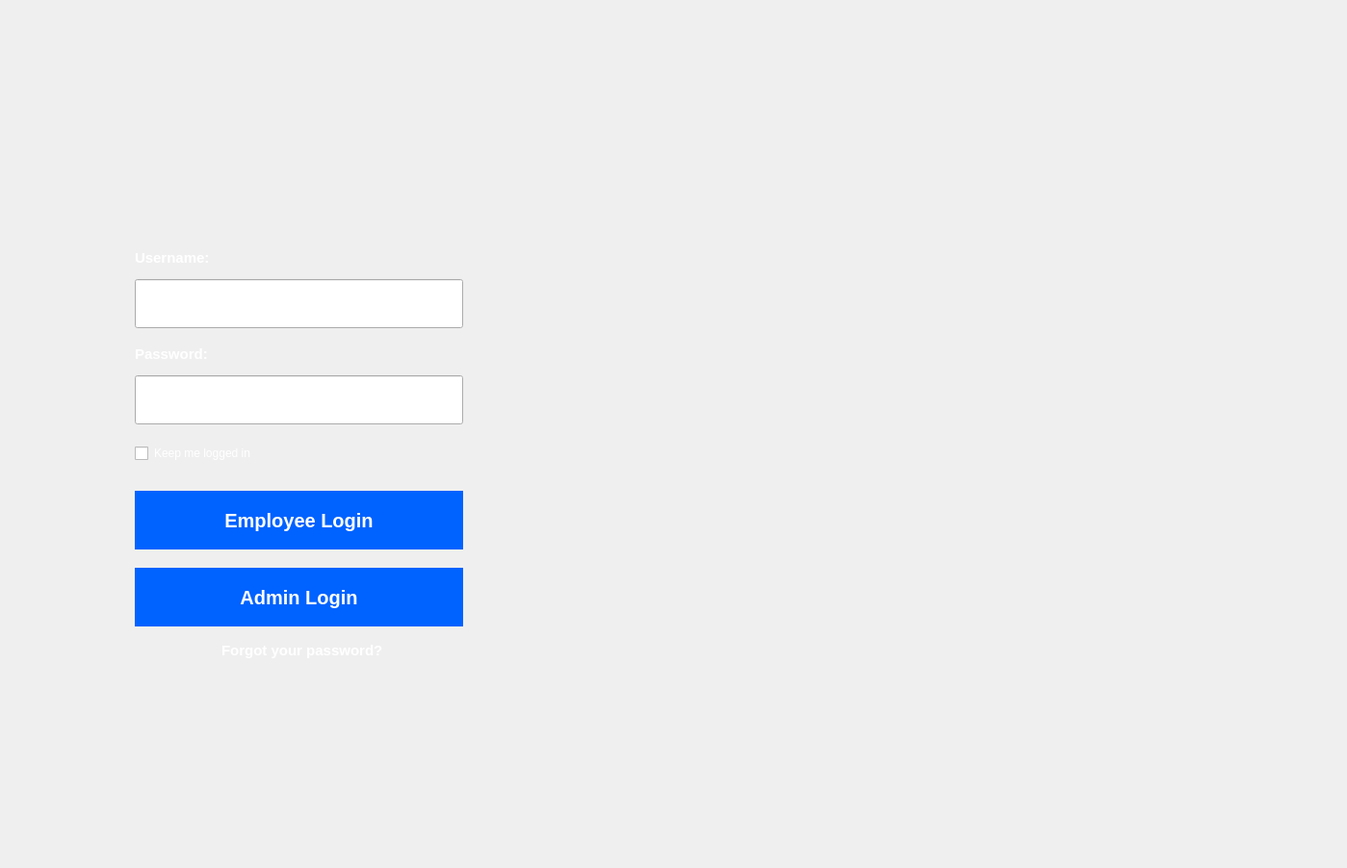
<?xml version="1.0" encoding="UTF-8"?>
<ui version="4.0">
 <class>MainWindow</class>
 <widget class="QMainWindow" name="MainWindow">
  <property name="geometry">
   <rect>
    <x>0</x>
    <y>0</y>
    <width>1399</width>
    <height>902</height>
   </rect>
  </property>
  <property name="windowTitle">
   <string>MainWindow</string>
  </property>
  <widget class="QWidget" name="centralwidget">
   <widget class="QLabel" name="login_window">
    <property name="geometry">
     <rect>
      <x>-40</x>
      <y>-90</y>
      <width>1441</width>
      <height>1081</height>
     </rect>
    </property>
    <property name="text">
     <string/>
    </property>
    <property name="pixmap">
     <pixmap>../Downloads/Login Window.png</pixmap>
    </property>
   </widget>
   <widget class="QLabel" name="username_label">
    <property name="geometry">
     <rect>
      <x>140</x>
      <y>260</y>
      <width>81</width>
      <height>16</height>
     </rect>
    </property>
    <property name="styleSheet">
     <string notr="true">color: white;
font-weight: 500;
font-size: 15px;
</string>
    </property>
    <property name="text">
     <string>Username:</string>
    </property>
   </widget>
   <widget class="QLabel" name="password_label">
    <property name="geometry">
     <rect>
      <x>140</x>
      <y>360</y>
      <width>81</width>
      <height>16</height>
     </rect>
    </property>
    <property name="styleSheet">
     <string notr="true">color: white;
font-weight: 500;
font-size: 15px;
</string>
    </property>
    <property name="text">
     <string>Password: </string>
    </property>
   </widget>
   <widget class="QCheckBox" name="checkBox">
    <property name="geometry">
     <rect>
      <x>140</x>
      <y>460</y>
      <width>141</width>
      <height>22</height>
     </rect>
    </property>
    <property name="styleSheet">
     <string notr="true">color: white;
border: none;</string>
    </property>
    <property name="text">
     <string>Keep me logged in</string>
    </property>
   </widget>
   <widget class="QPushButton" name="signIn_btn">
    <property name="geometry">
     <rect>
      <x>140</x>
      <y>510</y>
      <width>341</width>
      <height>61</height>
     </rect>
    </property>
    <property name="cursor">
     <cursorShape>PointingHandCursor</cursorShape>
    </property>
    <property name="styleSheet">
     <string notr="true">color: white;
font-weight: 1000;
font-size: 20px;
background-color: rgb(0, 98, 255);
border: none;
</string>
    </property>
    <property name="text">
     <string>Employee Login</string>
    </property>
   </widget>
   <widget class="QLineEdit" name="username_input">
    <property name="geometry">
     <rect>
      <x>140</x>
      <y>290</y>
      <width>341</width>
      <height>51</height>
     </rect>
    </property>
    <property name="inputMethodHints">
     <set>Qt::ImhNone</set>
    </property>
    <property name="echoMode">
     <enum>QLineEdit::Normal</enum>
    </property>
   </widget>
   <widget class="QLineEdit" name="password_input">
    <property name="geometry">
     <rect>
      <x>140</x>
      <y>390</y>
      <width>341</width>
      <height>51</height>
     </rect>
    </property>
    <property name="echoMode">
     <enum>QLineEdit::Password</enum>
    </property>
   </widget>
   <widget class="QPushButton" name="adminLogin_btn">
    <property name="geometry">
     <rect>
      <x>140</x>
      <y>590</y>
      <width>341</width>
      <height>61</height>
     </rect>
    </property>
    <property name="cursor">
     <cursorShape>PointingHandCursor</cursorShape>
    </property>
    <property name="styleSheet">
     <string notr="true">color: white;
font-weight: 1000;
font-size: 20px;
background-color: rgb(0, 98, 255);
 border: none;</string>
    </property>
    <property name="text">
     <string>Admin Login</string>
    </property>
   </widget>
   <widget class="QLabel" name="forgot_label">
    <property name="geometry">
     <rect>
      <x>230</x>
      <y>660</y>
      <width>171</width>
      <height>31</height>
     </rect>
    </property>
    <property name="cursor">
     <cursorShape>PointingHandCursor</cursorShape>
    </property>
    <property name="styleSheet">
     <string notr="true">color: white;
font-weight: 1000;
font-size: 15px;
border: none;</string>
    </property>
    <property name="text">
     <string>Forgot your password?</string>
    </property>
   </widget>
   <zorder>login_window</zorder>
   <zorder>username_label</zorder>
   <zorder>password_label</zorder>
   <zorder>checkBox</zorder>
   <zorder>username_input</zorder>
   <zorder>password_input</zorder>
   <zorder>signIn_btn</zorder>
   <zorder>adminLogin_btn</zorder>
   <zorder>forgot_label</zorder>
  </widget>
 </widget>
 <resources/>
 <connections/>
</ui>
